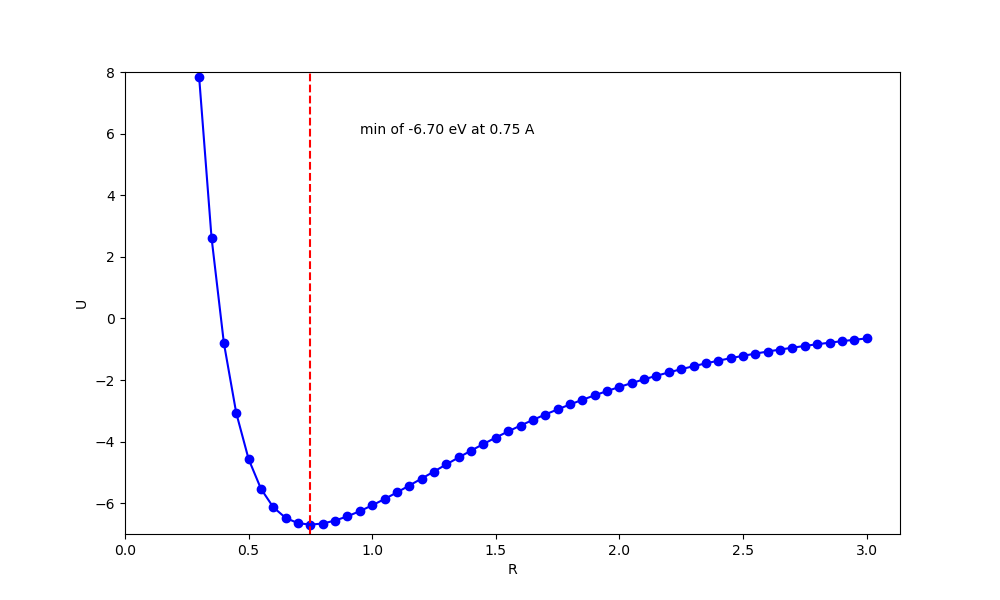

Here is the Python script that generated this plot:
import numpy as np
import matplotlib.pyplot as plt
from matplotlib.ticker import MultipleLocator
from lxml import etree

rs = np.arange(0.3, 3.05, 0.05)
es = []

for r in rs:
    file = f"data/{r:.2f}/vasprun.xml"
    tree = etree.parse(file)
    energy = float(tree.xpath("//calculation/energy/i")[0].text)  # get e_fr_energy
    es.append(energy)

mini = np.argmin(es)
minr = rs[mini]
mine = es[mini]

fig = plt.figure(figsize=(10, 6))
plt.tight_layout()
plt.plot(rs, es, "bo")
plt.plot(rs, es, "b-")
plt.vlines(minr, -7, 8, "red", "dashed")
plt.ylabel("U")
plt.xlabel("R")
plt.text(minr + 0.2, 6, f"min of {mine:.2f} eV at {minr:.2f} A")
plt.xlim(left=0.0)
plt.ylim((-7, 8))
# plt.axes().xaxis.set_minor_locator(MultipleLocator(5))
plt.savefig("graph.png")
plt.show()
